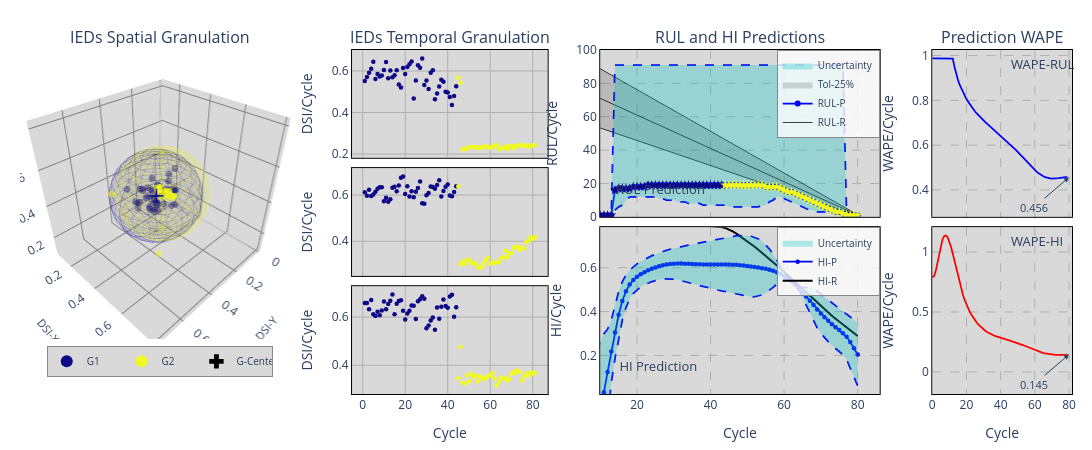

Notebook source saved alongside this figure:
### Code cell
params = [3.5,28,[70],8,0,1,2,5,19,0]
params = [2.5,33,[32, 49],1,2,8,9,5,2,1,1]
m,nI,nR,nO,mO,N1,N2,N3,τ,act = ParseParams(params)
X, Y, Z, kX = PrepareData(RS, HI, W, nI, nO, mO)
ref, J, L = RefEoL(sig, EOL, kX)   # avisa se o fluxo não alcança o EoL
if isinstance(nR, str): nR = ast.literal_eval(nR)

RHO_DYN, RHO_ETA, RHO_T, RHO_BETA = True, 0.1, 0.5, 0.75              # False: rho estático (= RHO), passo, temperatura da cobertura suavizada (escore |e|/e_est), momento
RHO, RHO_MIN, RHO_MAX = 0.5, 1e-2, 10
INTR_STATE = 'reset'       

teda=AutoCloud(m=m,nI=nI,nR=nR,nO=nO,ηS=[N1,N2,N3],act=act,
               tau=τ,eol=EOL,ref=ref,wtaG=WTAG,wtaP=WTAP,feedback=FEEDBACK,mO=mO,
               rho=RHO,lam=LAM,intr_state=INTR_STATE,
               rho_dyn=RHO_DYN,rho_eta=RHO_ETA,rho_T=RHO_T,rho_beta=RHO_BETA,rho_min=RHO_MIN,rho_max=RHO_MAX,
               rls_mode='pol',nf_rls=3,ff_rls=0.9,dt_rls=1e3,
               )

teda.SimGranularRUL(J,L,X,Y,Z)

print(f"HI (HI_Granularity): cov={teda.cov:.3f} | sp={teda.sp:.3f} | V=média(cov*sp)={teda.V:.4f} | Vsum={teda.Vsum:.4f}")
PlotSimulation(teda=teda,mode='ply',xi=10, yf=100,ftrs=3,dsi_mode='hide')
